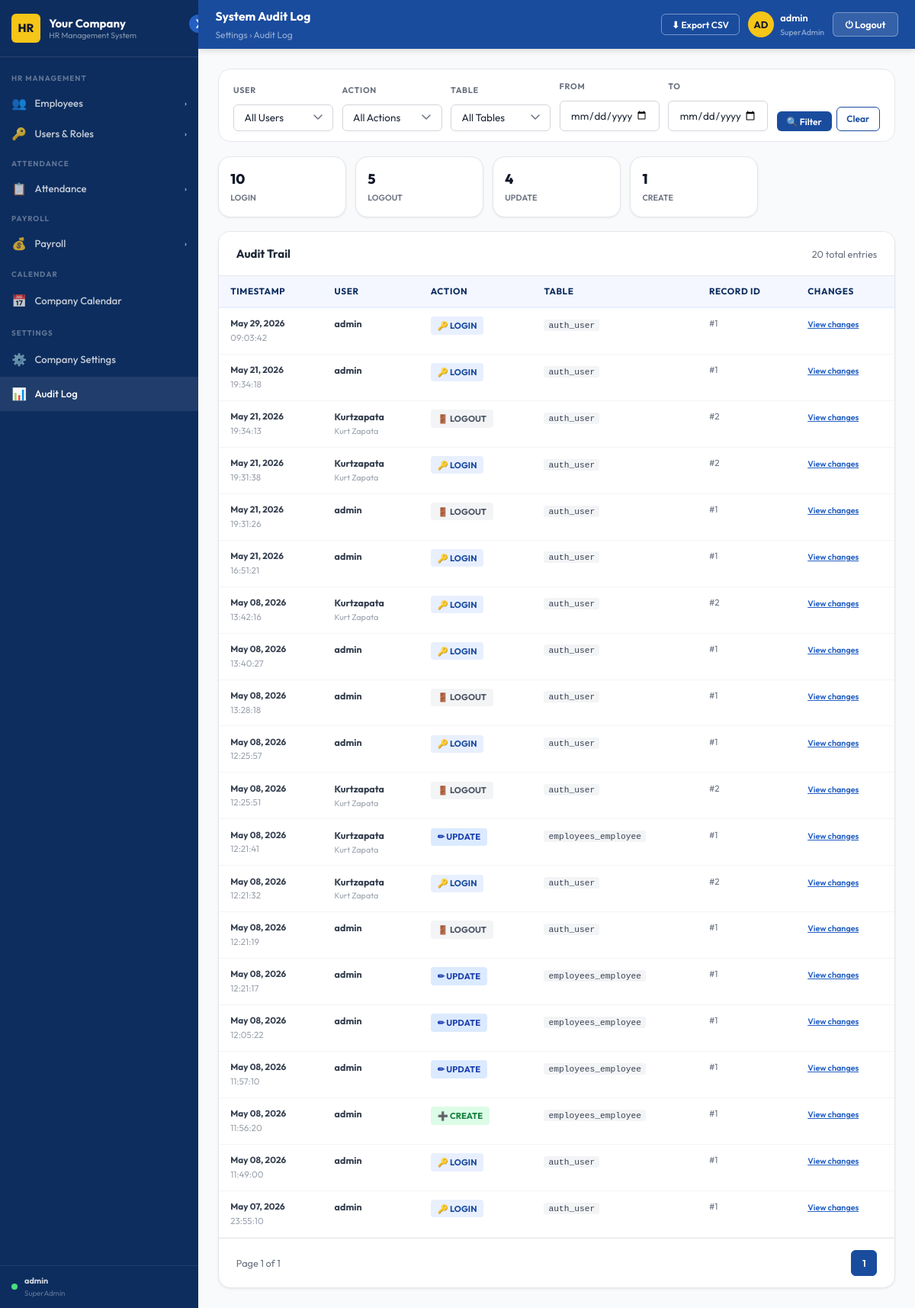
The app's page /audit-log/ (signed in) with its own data.
### accounts/models.py (models this page shows, shortened)
class AuditLog(models.Model):
    user       = models.ForeignKey(User, on_delete=models.SET_NULL, null=True)
    action     = models.CharField(max_length=100)
    table_name = models.CharField(max_length=100)
    record_id  = models.PositiveIntegerField(null=True, blank=True)
    old_value  = models.JSONField(null=True, blank=True)
    new_value  = models.JSONField(null=True, blank=True)
    timestamp  = models.DateTimeField(auto_now_add=True)
    class Meta:
        ordering = ['-timestamp']

### accounts/views.py (the view, shortened to what this page needs)
# urls.py: path('audit-log/',       views.audit_log_view,         name='audit_log'),
@login_required
def audit_log_view(request):
    import csv as _csv
    from django.db.models import Count
    from django.contrib.auth.models import User as AuthUser
    logs = AuditLog.objects.select_related('user').order_by('-timestamp')
    user_filter   = request.GET.get('user_id')
    table_filter  = request.GET.get('table')
    action_filter = request.GET.get('action')
    from_date     = request.GET.get('from')
    to_date       = request.GET.get('to')
    if user_filter:   logs = logs.filter(user_id=user_filter)
    if table_filter:  logs = logs.filter(table_name=table_filter)
    if action_filter: logs = logs.filter(action=action_filter)
    if from_date:     logs = logs.filter(timestamp__date__gte=from_date)
    if to_date:       logs = logs.filter(timestamp__date__lte=to_date)
    action_summary = AuditLog.objects.values('action')\
                             .annotate(count=Count('id'))\
                             .order_by('-count')[:5]
    from django.core.paginator import Paginator
    paginator = Paginator(logs, 50)
    page      = paginator.get_page(request.GET.get('page', 1))
    return render(request, 'hrms/audit_log.html', {
        'logs':           page,
        'users':          AuthUser.objects.filter(auditlog__isnull=False).distinct(),
        'tables':         AuditLog.objects.values_list('table_name', flat=True).distinct(),
        'action_types':   AuditLog.objects.values_list('action', flat=True).distinct(),
        'action_summary': action_summary,
    })

### accounts/access.py (called while the page is built, shortened)
def get_user_role(user):
    if not user or not user.is_authenticated:
        return None
    if user.is_superuser:
        return _MockRole('SuperAdmin')

    def __call__(self, request):
        path = request.path
        if path in PUBLIC_PATHS:
            return self.get_response(request)
        if any(path.startswith(p) for p in PUBLIC_PREFIXES):
            return self.get_response(request)
        if any(path.startswith(p) for p in self.ADMIN_PREFIXES):
            if not request.user.is_authenticated:
                return redirect(f'/login/?next={path}')
            if not has_admin_role(request.user):
                return render(request, 'hrms/403.html', status=403)
        return self.get_response(request)

### accounts/context_processors.py (called while the page is built, shortened)
def user_role(request):
    role      = get_user_role(request.user)
    role_name = role.name if role else ''
    return {
        'user_role':      role,
        'is_super_admin': role_name == 'SuperAdmin',
        'is_hr_admin':    role_name in {'SuperAdmin', 'HRAdmin'},
        'is_staff_admin': role_name in {'SuperAdmin', 'HRAdmin', 'StaffAdmin'},
    }

### templates/hrms/audit_log.html (shortened to what this page needs)
{% extends "hrms/admin_base.html" %}
{% load static %}
{% block page_title %}System Audit Log{% endblock %}
{% block breadcrumb %}Settings › Audit Log{% endblock %}
{% block header_actions %}
  <button class="btn btn-outline btn-sm" style="color:var(--white);border-color:rgba(255,255,255,.4);"
          onclick="exportAudit()">⬇ Export CSV</button>
{% endblock %}
{% block content %}
<div class="filter-card">
  <form method="get" action="{% url 'accounts:audit_log' %}" style="display:contents;">
    <div class="form-group">
      <label>User</label>
      <select name="user_id" class="form-control">
        <option value="">All Users</option>
      </select>
    </div>
    <div class="form-group">
      <label>Action</label>
      <select name="action" class="form-control">
        <option value="">All Actions</option>
      </select>
    </div>
    <div class="form-group">
      <label>Table</label>
      <select name="table" class="form-control">
        <option value="">All Tables</option>
      </select>
    </div>
    <div class="form-group">
      <label>From</label>
      <input type="date" name="from" class="form-control" value="{{ request.GET.from }}">
    </div>
    <div class="form-group">
      <label>To</label>
      <input type="date" name="to" class="form-control" value="{{ request.GET.to }}">
    </div>
    <div style="display:flex;gap:.4rem;align-items:flex-end;">
      <button type="submit" class="btn btn-primary btn-sm">🔍 Filter</button>
      <a href="{% url 'accounts:audit_log' %}" class="btn btn-outline btn-sm">Clear</a>
    </div>
  </form>
</div>
<div style="display:grid;grid-template-columns:repeat(5,1fr);gap:.85rem;margin-bottom:1.25rem;">
  {% for item in action_summary %}
  <div class="stat-card" style="padding:1rem;">
    <div>
      <div style="font-size:1.2rem;font-weight:800;color:var(--gray-900);">{{ item.count }}</div>
      <div style="font-size:.72rem;color:var(--gray-500);font-weight:600;margin-top:.1rem;">{{ item.action }}</div>
    </div>
  </div>
  {% endfor %}
</div>
<div class="card">
  <div class="card-header">
    <h3>Audit Trail</h3>
    <span class="text-sm text-gray">{{ logs.paginator.count }} total entr{{ logs.paginator.count|pluralize:"y,ies" }}</span>
  </div>
  <div class="table-wrap">
    <table class="data-table audit-table">
      <thead>
        <tr>
          <th>Timestamp</th>
          <th>User</th>
          <th>Action</th>
          <th>Table</th>
          <th>Record ID</th>
          <th>Changes</th>
        </tr>
      </thead>
      <tbody>
        {% for log in logs %}
        <tr>
          <td class="ts">
            <strong>{{ log.timestamp|date:"M d, Y" }}</strong>
            <span>{{ log.timestamp|time:"H:i:s" }}</span>
          </td>
          <td>
            <strong>{{ log.user.username|default:"System" }}</strong>
            <div style="font-size:.72rem;color:var(--gray-400);">
              {{ log.user.get_full_name|default:"" }}
            </div>
          </td>
          <td>
            <span class="action-pill
              {% if log.action in 'CREATE,UPDATE,DELETE,LOGIN,LOGOUT,PAYROLL_RUN,CONFIRM,UNCONFIRM' %}
                {{ log.action }}
              {% else %}DEFAULT{% endif %}">
              {% if log.action == 'CREATE' %}➕
              {% elif log.action == 'UPDATE' %}✏
              {% elif log.action == 'DELETE' %}🗑
              {% elif log.action == 'LOGIN' %}🔑
              {% elif log.action == 'LOGOUT' %}🚪
              {% elif log.action == 'PAYROLL_RUN' %}💰
              {% elif log.action == 'CONFIRM' %}✅
              {% elif log.action == 'UNCONFIRM' %}↩
              {% else %}•{% endif %}
              {{ log.action }}
            </span>
          </td>
          <td>
            <code style="font-size:.75rem;background:var(--gray-100);padding:.1rem .4rem;border-radius:3px;">
              {{ log.table_name }}
            </code>
          </td>
          <td style="font-size:.78rem;color:var(--gray-500);">
            #{{ log.record_id|default:"—" }}
          </td>
          <td>
            {% if log.old_value or log.new_value %}
            <button class="diff-btn" onclick="toggleDiff({{ log.id }})">View changes</button>
            {% else %}
            <span style="color:var(--gray-300);font-size:.75rem;">No data</span>
            {% endif %}
          </td>
        </tr>
        {% empty %}
        <tr>
          <td colspan="6" style="text-align:center;padding:3rem;color:var(--gray-400);">
            No audit log entries match your filters.
          </td>
        </tr>
        {% endfor %}
      </tbody>
    </table>
  </div>
  <div style="padding:1rem 1.5rem;display:flex;align-items:center;justify-content:space-between;border-top:1px solid var(--gray-200);">
    <span class="text-sm text-gray">Page {{ logs.number }} of {{ logs.paginator.num_pages }}</span>
    <div class="pagination">
      {% for num in logs.paginator.page_range %}
        {% if logs.number == num %}
          <span class="page-btn active">{{ num }}</span>
        {% elif num >= logs.number|add:"-2" and num <= logs.number|add:"2" %}
          <a href="?page={{ num }}&{{ request.GET.urlencode }}" class="page-btn">{{ num }}</a>
        {% endif %}
      {% endfor %}
    </div>
  </div>
</div>
{% endblock %}

### templates/hrms/admin_base.html (shortened to what this page needs)
{% load static %}
<!DOCTYPE html>
<html lang="en">
<head>
  <link rel="stylesheet" href="{% static 'css/base.css' %}"/>
</head>
<body>
<div class="admin-layout">
  <aside class="sidebar" id="sidebar">
    <button class="sidebar-toggle" id="sidebar-toggle" title="Toggle Sidebar">❯</button>
    <div class="sidebar-logo">
      <div class="logo-mark" id="logo-mark">
        {% if company_logo %}
          <img src="{{ company_logo }}" alt="Logo"
               style="width:100%;height:100%;object-fit:cover;border-radius:var(--radius-sm);">
        {% else %}
          {{ company_initials|default:"HR" }}
        {% endif %}
      </div>
      <div class="logo-text">
        {{ company_name|default:"Your Company" }}
        <span>HR Management System</span>
      </div>
    </div>
    <nav class="sidebar-nav" id="sidebar-nav">
      <div class="nav-section">
        <div class="nav-section-label">HR Management</div>
        <button class="nav-group-toggle" data-group="nav-hr">
          <span class="icon">👥</span><span class="label">Employees</span><span class="chevron">›</span>
        </button>
        {% if is_super_admin %}
        <button class="nav-group-toggle" data-group="nav-users">
          <span class="icon">🔑</span><span class="label">Users & Roles</span><span class="chevron">›</span>
        </button>
        {% endif %}
      </div>
      <div class="nav-section">
        <div class="nav-section-label">Attendance</div>
        <button class="nav-group-toggle" data-group="nav-att">
          <span class="icon">📋</span><span class="label">Attendance</span><span class="chevron">›</span>
        </button>
      </div>
      <div class="nav-section">
        <div class="nav-section-label">Payroll</div>
        <button class="nav-group-toggle" data-group="nav-payroll">
          <span class="icon">💰</span><span class="label">Payroll</span><span class="chevron">›</span>
        </button>
      </div>
      <div class="nav-section">
        <div class="nav-section-label">Calendar</div>
        <a class="nav-link" href="{% url 'calendar_app:index' %}">
          <span class="icon">📅</span><span class="label">Company Calendar</span>
        </a>
      </div>
      {% if is_super_admin %}
      <div class="nav-section">
        <div class="nav-section-label">Settings</div>
        <a class="nav-link" href="{% url 'employees:company_settings' %}">
          <span class="icon">⚙️</span><span class="label">Company Settings</span>
        </a>
        <a class="nav-link" href="{% url 'accounts:audit_log' %}">
          <span class="icon">📊</span><span class="label">Audit Log</span>
        </a>
      </div>
      {% endif %}
    </nav>
    <div style="padding:.75rem 1rem;border-top:1px solid rgba(255,255,255,.08);
                display:flex;align-items:center;gap:.6rem;">
      <div style="width:8px;height:8px;border-radius:50%;background:#4ADE80;flex-shrink:0;"></div>
      <div style="overflow:hidden;">
        <div style="font-size:.72rem;font-weight:700;color:rgba(255,255,255,.8);
                    white-space:nowrap;overflow:hidden;text-overflow:ellipsis;">
          {{ request.user.get_full_name|default:request.user.username }}
        </div>
        <div style="font-size:.65rem;color:rgba(255,255,255,.35);">
          {% if user_role %}{{ user_role.name }}{% else %}No Role{% endif %}
        </div>
      </div>
    </div>
  </aside>
  <div style="flex:1;display:flex;flex-direction:column;">
    <header class="admin-header" id="admin-header">
      <div>
        <div class="header-title">{% block page_title %}Dashboard{% endblock %}</div>
        <div class="header-breadcrumb">{% block breadcrumb %}Home{% endblock %}</div>
      </div>
      <div class="header-right">
        {% block header_actions %}{% endblock %}
        <div class="header-user">
          <div class="header-avatar">{{ request.user.username|slice:":2"|upper }}</div>
          <div>
            <div style="font-size:.85rem;font-weight:600;color:var(--white);">
              {{ request.user.get_full_name|default:request.user.username }}
            </div>
            {% if user_role %}
            <div style="font-size:.7rem;color:rgba(255,255,255,.5);">
              {{ user_role.name }}
            </div>
            {% endif %}
          </div>
        </div>
        <button class="btn-logout" onclick="confirmLogout()">⏻ Logout</button>
      </div>
    </header>
    <main class="admin-content" id="admin-content">
      {% block content %}{% endblock %}
    </main>
  </div>
</div>
</body>
</html>

### templates/hrms/audit_log.html (style rules this page uses)
.filter-card { background:var(--white); border:1px solid var(--gray-200); border-radius:var(--radius-lg); padding:.9rem 1.25rem; display:flex; flex-wrap:wrap; gap:.75rem; align-items:flex-end; margin-bottom:1.25rem; }
.filter-card .form-group { flex:1; min-width:130px; }
.filter-card .form-group label { font-size:.72rem; font-weight:700; text-transform:uppercase; letter-spacing:.06em; color:var(--gray-500); display:block; margin-bottom:.3rem; }
.action-pill { display:inline-flex; align-items:center; gap:.3rem; padding:.18rem .6rem; border-radius:4px; font-size:.75rem; font-weight:700; }
.action-pill.CREATE { background:#DCFCE7; color:#15803D; }
.action-pill.UPDATE { background:#DBEAFE; color:#1E40AF; }
.action-pill.LOGIN { background:var(--blue-100); color:var(--blue-800); }
.action-pill.LOGOUT { background:var(--gray-100); color:var(--gray-600); }
.diff-btn { font-size:.72rem; color:var(--blue-700); cursor:pointer; font-weight:600; background:none; border:none; padding:0; font-family:var(--font-display); text-decoration:underline; }
.audit-table td { font-size:.83rem; vertical-align:top; }
.audit-table .ts { font-size:.78rem; }
.audit-table .ts strong { display:block; }
.audit-table .ts span { color:var(--gray-400); }

### records on screen
AuditLog: timestamp "May 29, 2026", timestamp "09:03:42", user.username "admin", action "LOGIN", table_name "auth_user", record_id "1"
AuditLog: timestamp "May 21, 2026", timestamp "19:34:18", user.username "admin", action "LOGIN", table_name "auth_user", record_id "1"
AuditLog: timestamp "May 21, 2026", timestamp "19:34:13", user.username "Kurtzapata", user.get_full_name "Kurt Zapata", action "LOGOUT", table_name "auth_user", record_id "2"
AuditLog: timestamp "May 21, 2026", timestamp "19:31:38", user.username "Kurtzapata", user.get_full_name "Kurt Zapata", action "LOGIN", table_name "auth_user", record_id "2"
AuditLog: timestamp "May 21, 2026", timestamp "19:31:26", user.username "admin", action "LOGOUT", table_name "auth_user", record_id "1"
AuditLog: timestamp "May 21, 2026", timestamp "16:51:21", user.username "admin", action "LOGIN", table_name "auth_user", record_id "1"
AuditLog: timestamp "May 08, 2026", timestamp "13:42:16", user.username "Kurtzapata", user.get_full_name "Kurt Zapata", action "LOGIN", table_name "auth_user", record_id "2"
AuditLog: timestamp "May 08, 2026", timestamp "13:40:27", user.username "admin", action "LOGIN", table_name "auth_user", record_id "1"
AuditLog: timestamp "May 08, 2026", timestamp "13:28:18", user.username "admin", action "LOGOUT", table_name "auth_user", record_id "1"
AuditLog: timestamp "May 08, 2026", timestamp "12:25:57", user.username "admin", action "LOGIN", table_name "auth_user", record_id "1"
AuditLog: timestamp "May 08, 2026", timestamp "12:25:51", user.username "Kurtzapata", user.get_full_name "Kurt Zapata", action "LOGOUT", table_name "auth_user", record_id "2"
AuditLog: timestamp "May 08, 2026", timestamp "12:21:41", user.username "Kurtzapata", user.get_full_name "Kurt Zapata", action "UPDATE", table_name "employees_employee", record_id "1"
AuditLog: timestamp "May 08, 2026", timestamp "12:21:32", user.username "Kurtzapata", user.get_full_name "Kurt Zapata", action "LOGIN", table_name "auth_user", record_id "2"
AuditLog: timestamp "May 08, 2026", timestamp "12:21:19", user.username "admin", action "LOGOUT", table_name "auth_user", record_id "1"
AuditLog: timestamp "May 08, 2026", timestamp "12:21:17", user.username "admin", action "UPDATE", table_name "employees_employee", record_id "1"
AuditLog: timestamp "May 08, 2026", timestamp "12:05:22", user.username "admin", action "UPDATE", table_name "employees_employee", record_id "1"
AuditLog: timestamp "May 08, 2026", timestamp "11:57:10", user.username "admin", action "UPDATE", table_name "employees_employee", record_id "1"
AuditLog: timestamp "May 08, 2026", timestamp "11:56:20", user.username "admin", action "CREATE", table_name "employees_employee", record_id "1"
AuditLog: timestamp "May 08, 2026", timestamp "11:49:00", user.username "admin", action "LOGIN", table_name "auth_user", record_id "1"
AuditLog: timestamp "May 07, 2026", timestamp "23:55:10", user.username "admin", action "LOGIN", table_name "auth_user", record_id "1"

### other values on screen
{{ company_initials|default:"HR" }} "HR"
{{ company_name|default:"Your Company" }} "Your Company"
{{ request.user.get_full_name|default:request.user.username }} "admin"
{{ user_role.name }} "SuperAdmin"
{{ request.user.username|slice:":2"|upper }} "AD"
{{ item.count }} "10" "5" "4" "1"
{{ item.action }} "LOGIN" "LOGOUT" "UPDATE" "CREATE"
{{ logs.paginator.count }} "20"
{{ logs.number }} "1"
{{ logs.paginator.num_pages }} "1"
{{ num }} "1"
